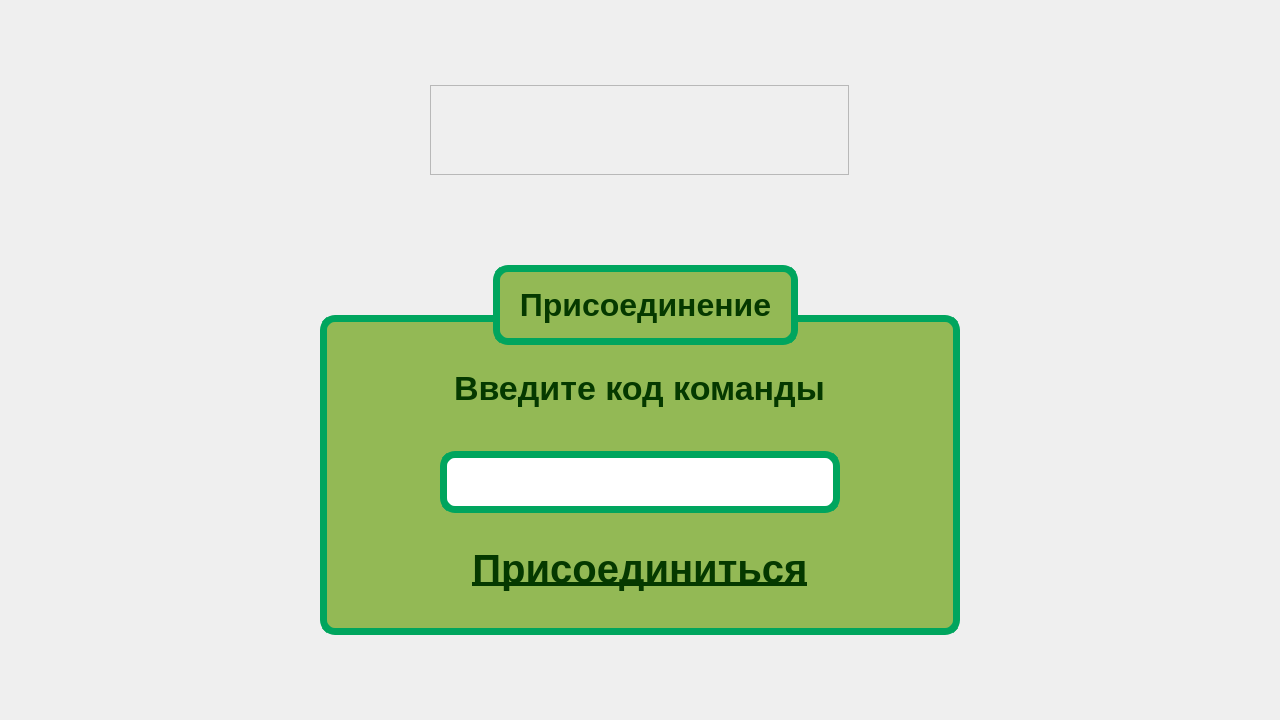
<?xml version="1.0" encoding="UTF-8"?>
<ui version="4.0">
 <class>JoinWidget</class>
 <widget class="QWidget" name="JoinWidget">
  <property name="geometry">
   <rect>
    <x>0</x>
    <y>0</y>
    <width>1280</width>
    <height>720</height>
   </rect>
  </property>
  <property name="minimumSize">
   <size>
    <width>1280</width>
    <height>720</height>
   </size>
  </property>
  <property name="maximumSize">
   <size>
    <width>1280</width>
    <height>720</height>
   </size>
  </property>
  <property name="windowTitle">
   <string>Form</string>
  </property>
  <layout class="QVBoxLayout" name="verticalLayout">
   <item alignment="Qt::AlignHCenter">
    <widget class="QFrame" name="frame">
     <property name="minimumSize">
      <size>
       <width>419</width>
       <height>90</height>
      </size>
     </property>
     <property name="maximumSize">
      <size>
       <width>419</width>
       <height>90</height>
      </size>
     </property>
     <property name="styleSheet">
      <string notr="true">background:url(:/root/images/images/name.png)</string>
     </property>
     <property name="frameShape">
      <enum>QFrame::StyledPanel</enum>
     </property>
     <property name="frameShadow">
      <enum>QFrame::Raised</enum>
     </property>
    </widget>
   </item>
   <item alignment="Qt::AlignHCenter">
    <widget class="QGroupBox" name="groupBox">
     <property name="minimumSize">
      <size>
       <width>640</width>
       <height>380</height>
      </size>
     </property>
     <property name="maximumSize">
      <size>
       <width>640</width>
       <height>380</height>
      </size>
     </property>
     <property name="styleSheet">
      <string notr="true">QGroupBox{
	margin-top: 60px;
	background: #93B955;
	border: 7px solid #00A55E;
	border-radius: 15px;
	font-size: 32px;
	font-weight: bold;
}
QGroupBox::title{
	color: #053900;
	padding: 15px;
	subcontrol-position: top center;
	top: -50%;
	background:#93B955;
	border: 7px solid #00A55E;
	border-radius: 15px;
}</string>
     </property>
     <property name="title">
      <string>Присоединение</string>
     </property>
     <layout class="QVBoxLayout" name="verticalLayout_2">
      <item alignment="Qt::AlignHCenter">
       <widget class="QLabel" name="label">
        <property name="minimumSize">
         <size>
          <width>0</width>
          <height>40</height>
         </size>
        </property>
        <property name="maximumSize">
         <size>
          <width>16777215</width>
          <height>70</height>
         </size>
        </property>
        <property name="styleSheet">
         <string notr="true">font-size: 34px;
font-weight: bold;
color: #053900;
background: transparent;</string>
        </property>
        <property name="text">
         <string>Введите код команды</string>
        </property>
       </widget>
      </item>
      <item alignment="Qt::AlignHCenter">
       <widget class="QLineEdit" name="code">
        <property name="minimumSize">
         <size>
          <width>400</width>
          <height>35</height>
         </size>
        </property>
        <property name="styleSheet">
         <string notr="true">#code{
	background: white;
	border: 7px solid #00A55E;
	border-radius: 15px;
	padding: 7px;
	font-size: 28px;
	font-weight: bold;
}</string>
        </property>
       </widget>
      </item>
      <item alignment="Qt::AlignHCenter">
       <widget class="QPushButton" name="joining">
        <property name="minimumSize">
         <size>
          <width>0</width>
          <height>55</height>
         </size>
        </property>
        <property name="maximumSize">
         <size>
          <width>16777215</width>
          <height>55</height>
         </size>
        </property>
        <property name="styleSheet">
         <string notr="true">#joining{
	font-size: 40px;
	font-weight: bold;
	color: #053900;
	background: transparent;
	border: none;
	text-decoration: underline;
}

#joining::hover{
	color: red;
}</string>
        </property>
        <property name="text">
         <string>Присоединиться</string>
        </property>
       </widget>
      </item>
     </layout>
    </widget>
   </item>
  </layout>
 </widget>
 <resources/>
 <connections/>
</ui>
